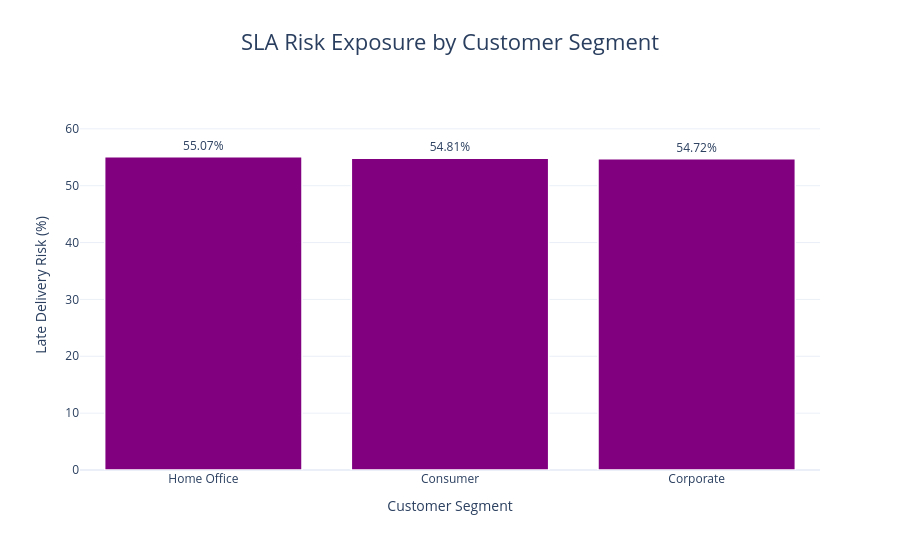

The notebook cell this image was saved under:
### Code cell
import plotly.express as px

segment_analysis = (
    df.groupby("customer_segment")
    .agg(
        total_orders=("customer_segment", "count"),
        avg_delay=("delay_gap", lambda x: round(x.mean(), 2)),
        late_risk_percent=(
            "late_delivery_risk",
            lambda x: round(x.mean() * 100, 2)
        )
    )
    .reset_index()
    .sort_values("late_risk_percent", ascending=False)
)

fig = px.bar(
    segment_analysis,
    x="customer_segment",
    y="late_risk_percent",
    text="late_risk_percent",

    hover_data={
        "total_orders": ":,",
        "avg_delay": ":.2f",
        "late_risk_percent": ":.2f"
    },

    title="SLA Risk Exposure by Customer Segment",
    template="plotly_white"
)

fig.update_traces(
    marker_color="purple",

    texttemplate="%{text:.2f}%",
    textposition="outside",

    marker_line_color="white",
    marker_line_width=1.5
)

fig.update_layout(
    title={
        "text": "SLA Risk Exposure by Customer Segment",
        "x": 0.5,
        "font": dict(size=22)
    },

    xaxis_title="Customer Segment",
    yaxis_title="Late Delivery Risk (%)",

    plot_bgcolor="white",
    paper_bgcolor="white",

    hoverlabel=dict(
        bgcolor="black",
        font_size=12
    ),

    height=550,
    width=900
)

fig.update_yaxes(
    range=[0, segment_analysis["late_risk_percent"].max() + 10]
)

fig.show()

### Figure 1 — Plotly figure (JSON) as saved in the notebook; plotly's stock layout.template omitted (floating-point values rounded to 4 significant figures)
{"data": [{"customdata": [[32230.0, 0.58], [93500.0, 0.56], [54790.0, 0.56]], "hovertemplate": "customer_segment=%{x}<br>late_risk_percent=%{text:.2f}<br>total_orders=%{customdata[0]:,}<br>avg_delay=%{customdata[1]:.2f}<extra></extra>", "legendgroup": "", "marker": {"color": "purple", "line": {"color": "white", "width": 1.5}, "pattern": {"shape": ""}}, "name": "", "orientation": "v", "showlegend": false, "text": [55.07, 54.81, 54.72], "textposition": "outside", "texttemplate": "%{text:.2f}%", "type": "bar", "x": ["Home Office", "Consumer", "Corporate"], "xaxis": "x", "y": [55.07, 54.81, 54.72], "yaxis": "y"}], "layout": {"barmode": "relative", "height": 550, "hoverlabel": {"bgcolor": "black", "font": {"size": 12}}, "legend": {"tracegroupgap": 0}, "paper_bgcolor": "white", "plot_bgcolor": "white", "title": {"font": {"size": 22}, "text": "SLA Risk Exposure by Customer Segment", "x": 0.5}, "width": 900, "xaxis": {"anchor": "y", "domain": [0, 1], "title": {"text": "Customer Segment"}}, "yaxis": {"anchor": "x", "domain": [0, 1], "range": [0, 65.07], "title": {"text": "Late Delivery Risk (%)"}}}}
